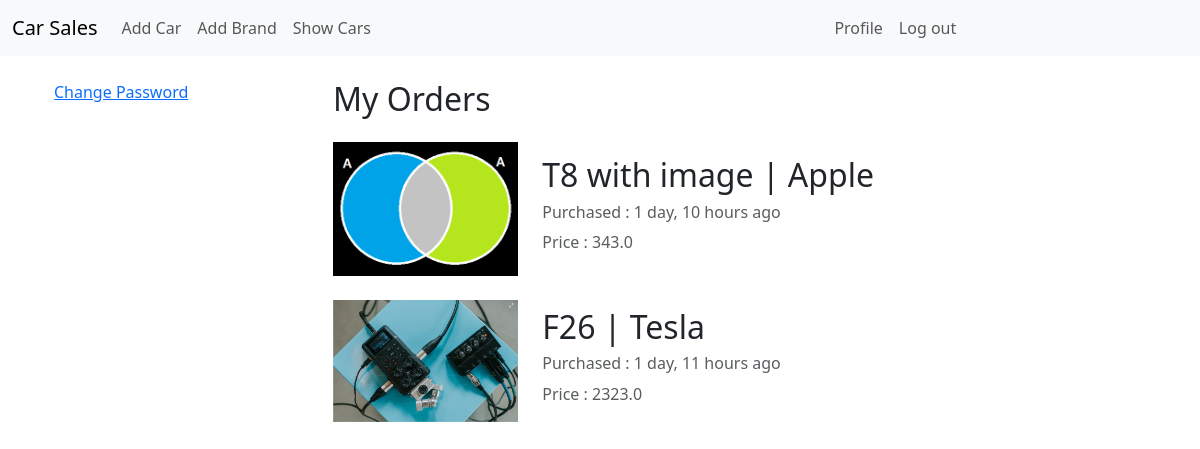
/car_orders/my-orders/ (signed in), run on the app's committed database.
### order_car/models.py (models this page shows)
class CarOrder(models.Model):
    buyer_id = models.ForeignKey(User, on_delete=models.CASCADE)
    car_id = models.ForeignKey(Car, on_delete=models.CASCADE)
    order_date = models.DateTimeField(default=timezone.now)

### car/models.py (models this page shows, shortened)
class Car(models.Model):
    car_model = models.CharField(max_length=1024)
    brand = models.ForeignKey(Brand, on_delete=models.SET_NULL, null=True)
    car_image = models.ImageField(upload_to="car/uploads/", blank=True, null=True)
    description = models.TextField(max_length=5120)
    quantity = models.IntegerField()
    price = models.FloatField()
    createdAt = models.DateTimeField(default=timezone.now)

class Brand(models.Model):
    brand_name = models.CharField(max_length=1024)

### order_car/views.py (the view)
# urls.py: path("my-orders/", views.OrderList.as_view(), name="my_orders"),
class OrderList(LoginRequiredMixin, ListView):
    model = CarOrder
    template_name = "order_car/carorder_list.html"
    def get_queryset(self):
        return CarOrder.objects.filter(buyer_id=self.request.user).order_by(
            "-order_date"
        )

### order_car/templates/order_car/carorder_list.html (shortened to what this page needs)
{% extends "base.html" %}
{% load humanize %}
{% block content %}
<div class="container">
	<div class="row">
		<div class="col-12 col-md-2 col-lg-3">
			<a href="{% url "auth:change_password" %}">Change Password</a>
		</div>
		<div class="col-12 col-md-10 col-lg-9">
			<h2 class="mb-4">My Orders</h2>
			{% for car_order in object_list %}
			<div class="row mb-4 d-flex align-items-center">
				<div class="col-12 col-md-3">
					<img src="{{car_order.car_id.car_image.url}}" class="img img-fluid" alt="{{ car_order.car_id.car_model }} | {{ car_order.car_id.brand.brand_name }}">
				</div>
				<div class="col-12 col-md-9">
					<h2>{{ car_order.car_id.car_model }} | {{ car_order.car_id.brand.brand_name }}</h2>
					<h6 class="card-subtitle mb-2 text-body-secondary">Purchased : {{ car_order.order_date|timesince }} ago</h6>
					<p class="card-subtitle mb-2 text-body-secondary">Price : {{ car_order.car_id.price }}</p>
				</div>
			</div>
			{% endfor %}
		</div>
	</div>
</div>
{% endblock content %}

### static/css/styles.css (style rules this page uses)
p { margin: 5px 0; padding: 0; }

### data on the page
CarOrder: car_id.car_image (picture), car_id.car_model "T8 with image", car_id.brand.brand_name "Apple", order_date "1 day, 10 hours", car_id.price "343.0"
CarOrder: car_id.car_image (picture), car_id.car_model "F26", car_id.brand.brand_name "Tesla", order_date "1 day, 11 hours", car_id.price "2323.0"
